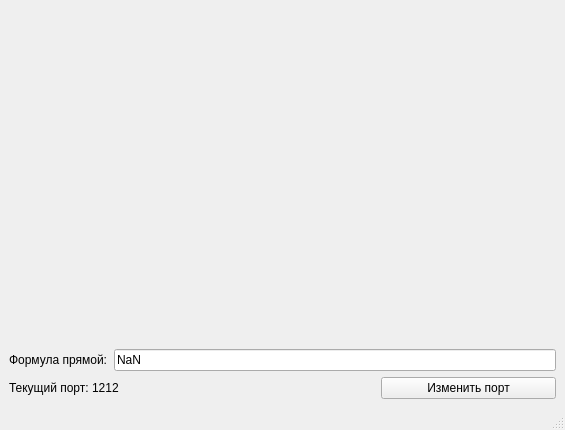
<?xml version="1.0" encoding="UTF-8"?>
<ui version="4.0">
 <class>RansacClientApp</class>
 <widget class="QMainWindow" name="RansacClientApp">
  <property name="geometry">
   <rect>
    <x>0</x>
    <y>0</y>
    <width>565</width>
    <height>430</height>
   </rect>
  </property>
  <property name="windowTitle">
   <string>Ransac Model Visual</string>
  </property>
  <widget class="QWidget" name="centralwidget">
   <layout class="QGridLayout" name="gridLayout">
    <item row="0" column="0">
     <widget class="QCustomPlot" name="graph_wgt" native="true">
      <property name="minimumSize">
       <size>
        <width>500</width>
        <height>300</height>
       </size>
      </property>
     </widget>
    </item>
    <item row="1" column="0">
     <layout class="QVBoxLayout" name="verticalLayout_2">
      <item>
       <layout class="QHBoxLayout" name="horizontalLayout">
        <item>
         <widget class="QLabel" name="formula_lbl">
          <property name="text">
           <string>Формула прямой:</string>
          </property>
         </widget>
        </item>
        <item>
         <widget class="QLineEdit" name="formula_edit">
          <property name="text">
           <string>NaN</string>
          </property>
          <property name="readOnly">
           <bool>true</bool>
          </property>
         </widget>
        </item>
       </layout>
      </item>
      <item>
       <layout class="QHBoxLayout" name="horizontalLayout_2">
        <item>
         <widget class="QLabel" name="port_lbl">
          <property name="text">
           <string>Текущий порт: 1212</string>
          </property>
         </widget>
        </item>
        <item>
         <spacer name="horizontalSpacer">
          <property name="orientation">
           <enum>Qt::Horizontal</enum>
          </property>
          <property name="sizeHint" stdset="0">
           <size>
            <width>40</width>
            <height>20</height>
           </size>
          </property>
         </spacer>
        </item>
        <item>
         <widget class="QPushButton" name="port_btn">
          <property name="minimumSize">
           <size>
            <width>175</width>
            <height>0</height>
           </size>
          </property>
          <property name="text">
           <string>Изменить порт</string>
          </property>
         </widget>
        </item>
       </layout>
      </item>
     </layout>
    </item>
   </layout>
  </widget>
  <widget class="QMenuBar" name="menubar">
   <property name="geometry">
    <rect>
     <x>0</x>
     <y>0</y>
     <width>565</width>
     <height>22</height>
    </rect>
   </property>
  </widget>
  <widget class="QStatusBar" name="statusbar"/>
 </widget>
 <customwidgets>
  <customwidget>
   <class>QCustomPlot</class>
   <extends>QWidget</extends>
   <header>src/qcustomplot.h</header>
   <container>1</container>
  </customwidget>
 </customwidgets>
 <resources/>
 <connections/>
</ui>
